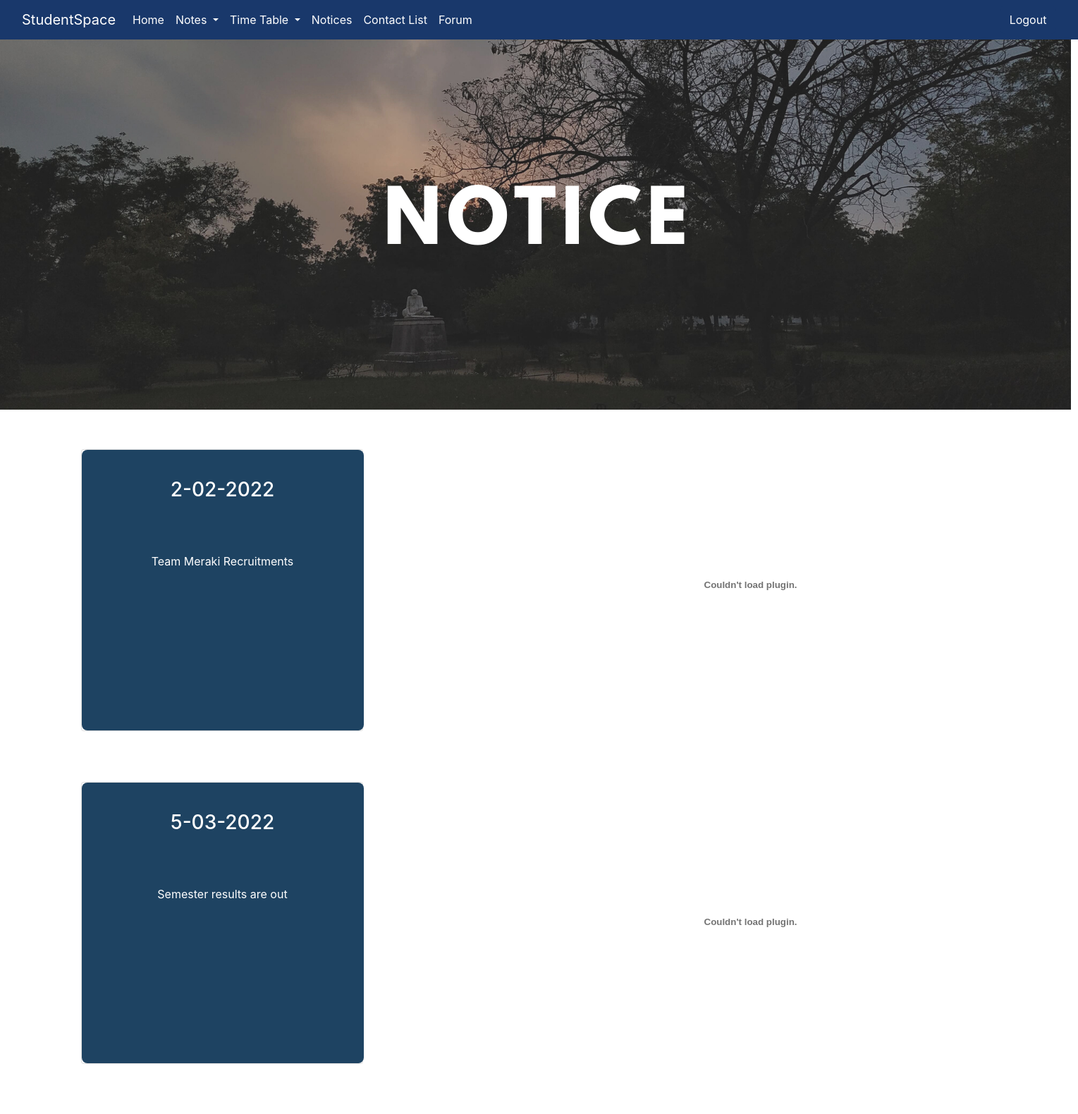
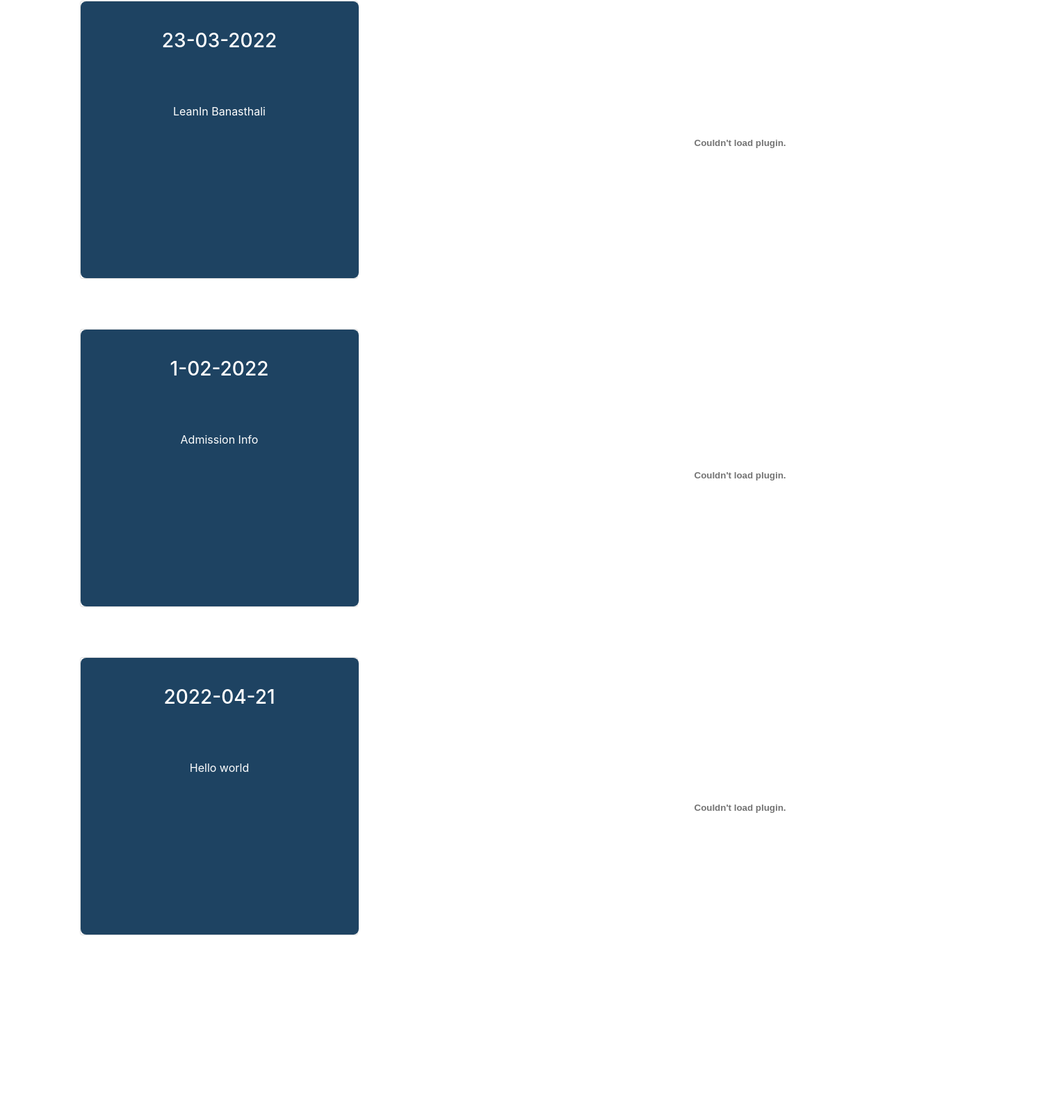
/notice/display.php (signed in, upper part), run on the app's committed database (2 pictures, top to bottom).
### tables this page shows
CREATE TABLE `notice` (
  `id` int(11) NOT NULL,
  `doe` varchar(300) NOT NULL,
  `description` varchar(300) NOT NULL,
  `pdf` varchar(300) NOT NULL
);

### notice/display.php (the view, shortened to what this page needs)
<?php include "../files/db.php"?>
<!DOCTYPE html>
<html lang="en">
<head>
  <link rel="stylesheet" href="https://unpkg.com/flickity@2/dist/flickity.min.css">
  <link href="https://cdn.jsdelivr.net/npm/bootstrap@5.1.3/dist/css/bootstrap.min.css" rel="stylesheet"
>
  <link rel="stylesheet" href="https://unicons.iconscout.com/release/v4.0.0/css/line.css">
  <link rel='stylesheet' href='https://cdnjs.cloudflare.com/ajax/libs/twitter-bootstrap/4.1.3/css/bootstrap.min.css'>
  <link rel='stylesheet' href='https://cdnjs.cloudflare.com/ajax/libs/ionicons/2.0.1/css/ionicons.min.css'>
  <link href='//netdna.bootstrapcdn.com/font-awesome/4.3.0/css/font-awesome.min.css' rel='stylesheet' />
  <link rel="stylesheet" href="mystyle.css">
</head>
<body>
    <?php
        if(isset($_SESSION['type'])) {
          if($_SESSION['type'] == 'admin')
            include "../files/navbar_admin.php";
          else{
            include "../files/nav_logout.php";
          }
      }else{
        include "../files/navbar.php";
      }
    ?>
    <img src="noticeImg.png" alt=""><br>
  <br>
  <div class="div">
    <div class="d1" style="height:700px; margin-top:32px;">
      <?php
          $sql = "SELECT doe,description FROM notice";
          $result = $conn->query($sql);
          if (mysqli_num_rows($result) > 0) {
              while($row = mysqli_fetch_assoc($result)) {
                ?>
                <div class="card" style="height:400px; width:400px;">
                  <div class="cards" style="background-color:#1e4362; height:400px; width:400px;border-radius:8px; ">
                    <h3 style="color:white; text-align:center; padding:40px;"><?php echo $row["doe"]; ?></h3>
                    <br>
                    <p  style="color:white; text-align:center;"><?php echo $row["description"]; ?></p>
                    <br>
                  </div>
                </div>
                <br><br><br>
                <?php
              }
            } else {
              echo "0 results";
            }
      ?>
    </div>
    <div class="d2">
      <?php
        $sql = "SELECT pdf FROM notice";
        $result = $conn->query($sql);
        if (mysqli_num_rows($result) > 0) {
            while($row = mysqli_fetch_assoc($result)) {
              ?><br>
              <embed src="pdf/<?php
                echo $row['pdf'] ?>" type="application/pdf" width="700" height="400"><br><br><br>
            <?php
            }
          } else {
            echo "0 results";
          }
      ?>
    </div>
  </div>
    <br><br><br><br><br>
<br><br><br>
  <?php include "../files/footer.php" ; ?>
</body>
</html>

### notice/display.php (style rules this page uses)
.div { display:flex; justify-content:space-between; max-width:1300px; margin: 0 auto; }

### data on the page
notice: doe "2-02-2022", description "Team Meraki Recruitments"
notice: doe "5-03-2022", description "Semester results are out"
notice: doe "23-03-2022", description "LeanIn Banasthali"
notice: doe "1-02-2022", description "Admission Info"
notice: doe "2022-04-21", description "Hello world"
